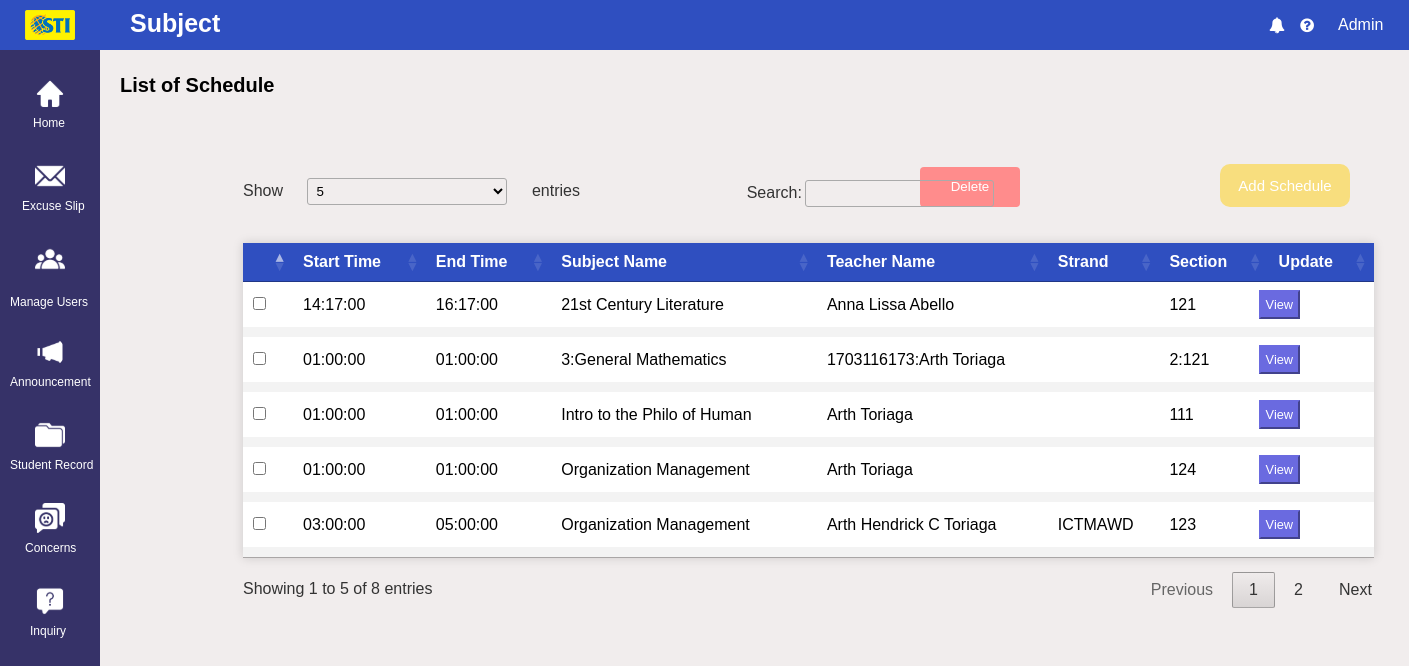
The app's page /Admin/Lists_of_Schedule.php with its own data.
### tables this page shows
CREATE TABLE `class` (
  `Class_ID` int(255) NOT NULL,
  `Teacher_ID` int(255) NOT NULL,
  `Strand_ID` int(255) NOT NULL,
  `Section_ID` int(255) NOT NULL,
  `Subject_ID` int(255) NOT NULL,
  `Teacher_Name` varchar(255) NOT NULL,
  `Strand` varchar(255) NOT NULL,
  `Section` varchar(255) NOT NULL,
  `Subject_Name` varchar(255) NOT NULL,
  `Start_Time` time NOT NULL,
  `End_Time` time NOT NULL
);

### Admin/Lists_of_Schedule.php (the view, shortened to what this page needs)
<!DOCTYPE html>
<html lang="en">
<head>
    <link rel="stylesheet" href="Lists_of_Schedule.css" type="text/css">
    <link href="css/jquery.dataTables.min.css" rel="stylesheet">
    <link rel="stylesheet" href="https://stackpath.bootstrapcdn.com/font-awesome/4.7.0/css/font-awesome.min.css">
</head>
<body>
    <div class="container">
        <div class="navigation">
            <ul>
                <li>
                    <a href="">
                    </a>
                </li>
                <li>
                    <a href="dash.php">
                        <span class="icon"><img src="images/sidebar_menu/Home.svg" alt=""></span>
                        <span class="title1"><br>Home</span>
                    </a>
                </li>
                <li>
                    <a href="Lists_of_Excuse_Letter.php">
                        <span class="icon"><img src="images/sidebar_menu/Excuse_slip.svg" alt=""></span>
                        <span class="title2"><br>Excuse Slip</span>
                    </a>
                </li>
                <li><a href="">
                        <div class="dropdown1">
                            <span class="icon" style="padding-top: -100px;"><img src="images/sidebar_menu/Manage_Users.svg" alt=""></span>
                            <a class="dropbtn1" style="margin-top: -40px;">
                                <span class="title">Manage Users</span>
                            </a>
                        </div>
                    </a>
                </li>
                <li>
                    <a href="Lists_of_Announcement.php">
                        <span class="icon"><img src="images/sidebar_menu/Announcement.svg" alt=""></span>
                        <span class="title"><br>Announcement</span>
                    </a>
                </li>
                <li>
                    <a href="Student_Record.php">
                        <span class="icon"><img src="images/sidebar_menu/Student_Record.svg" alt=""></span>
                        <span class="title"><br>Student Record</span>
                    </a>
                </li>
                <li>
                    <a href="Lists_of_Concerns.php">
                        <span class="icon"><img src="images/sidebar_menu/Concerns.svg" alt=""></span>
                        <span class="title3"><br>Concerns</span>
                    </a>
                </li>
                <li>
                    <a href="List_of_Inquiries.php">
                        <span class="icon"><img src="images/sidebar_menu/Inquiry.svg" alt=""></span>
                        <span class="title4"><br>Inquiry</span>
                    </a>
                </li>
            </ul>
        </div>
        <div class="main">
            <span id="logo"><img src="images/sti_logo.png" alt=""></span>
            <div class="topbar">
                <div class="toptitle">
                    <h2>Subject</h2>
                </div>
                <div class="icons">
                    <i class="fa fa-bell"></i>
                    <i class="fa fa-question-circle"></i>
                </div>
                <div class="dropdown">
                    <button class="dropbtn">Admin</button>
                </div>
            </div>
        </div>
        <div class="main1">
            <div class="title2">
                <h1>List of Schedule</h1>
                <div class="bot">
                    <span class="delete"><input type="submit" value="Delete" id="delete_records"></span>
                    <form action="code.php" method="POST" enctype="multipart/form-data">
                        <span class="create">
                            <button type="button" class="btn btn-primary btn-sm" data-toggle="modal" data-target="#exampleModal" id="submit">Add Schedule</button>
                        </span>
                </div>
            </div>
                                        <?php
                                        $link = mysqli_connect("localhost", "root", "", "sti guidance monitoring");
                                        ?>
        </div>
    </div>
    <div class="card-header">
        <table id="myDataTable" class="hover" style="margin-left: 80px;">
            <thead>
                <tr>
                    <th></th>
                    <th>Start Time</th>
                    <th>End Time</th>
                    <th>Subject Name</th>
                    <th>Teacher Name</th>
                    <th>Strand</th>
                    <th>Section</th>
                    <th>Update</th>
                </tr>
            </thead>
            <tbody>
                <?php
                $query = "SELECT * FROM `class` ORDER BY `Subject_Name` ASC";
                $query_run = mysqli_query($link, $query);
                if (mysqli_num_rows($query_run) > 0) {
                    foreach ($query_run as $subject) {
                ?>
                        <tr>
                            <td>
                                <input type="checkbox" class="emp_checkbox" data-emp-id="<?= $subject['Class_ID']; ?>">
                            </td>
                            <td><?= $subject['Start_Time']; ?></a></td>
                            <td><?= $subject['End_Time']; ?></a></td>
                            <td><?= $subject['Subject_Name']; ?></td>
                            <td><?= $subject['Teacher_Name']; ?></td>
                            <td><?= $subject['Strand']; ?></a></td>
                            <td><?= $subject['Section']; ?></a></td>
                            <td><a href="Update_Subject.php?id=<?= $subject['Class_ID']; ?>"><button type="submit" class="btn btn-update">View</button></a></td>
                        </tr>
                <?php
                    }
                } else {
                }
                ?>
            </tbody>
        </table>
    </div>
</body>
</html>

### Admin/Lists_of_Schedule.php (style rules this page uses)
.card-header { margin-left: 133px; text-align: center; margin-top: -60px; }
table.dataTable th, table.dataTable td { border-bottom: 10px solid #f3f3f3; font-size: 16px; }
table.dataTable td { background-color: white; height: 10px; }

### records on screen
class: Start_Time "14:17:00", End_Time "16:17:00", Subject_Name "21st Century Literature", Teacher_Name "Anna Lissa Abello", Section "121"
class: Start_Time "01:00:00", End_Time "01:00:00", Subject_Name "3:General Mathematics", Teacher_Name "1703116173:Arth Toriaga", Section "2:121"
class: Start_Time "01:00:00", End_Time "01:00:00", Subject_Name "Intro to the Philo of Human", Teacher_Name "Arth Toriaga", Section "111"
class: Start_Time "01:00:00", End_Time "01:00:00", Subject_Name "Organization Management", Teacher_Name "Arth Toriaga", Section "124"
class: Start_Time "03:00:00", End_Time "05:00:00", Subject_Name "Organization Management", Teacher_Name "Arth Hendrick C Toriaga", Strand "ICTMAWD", Section "123"
